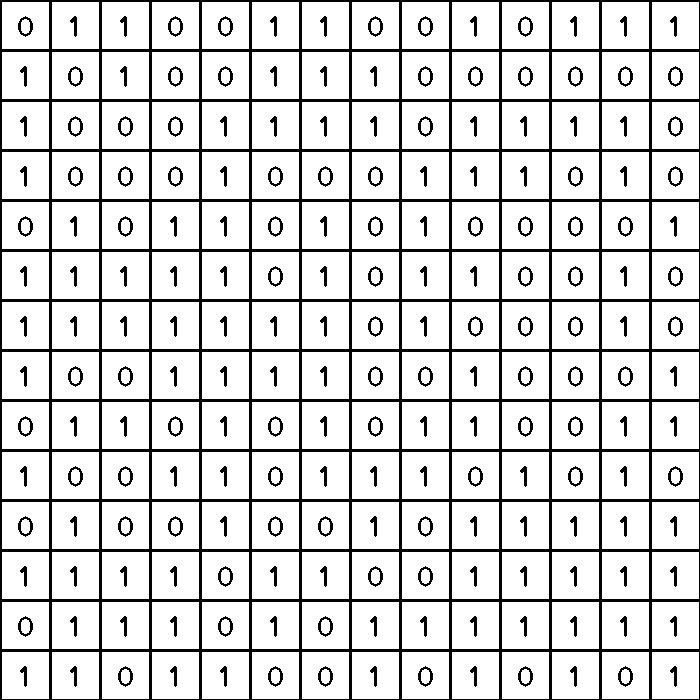
#> input picture Task_2/Experiment/task2sets/task2_img_1.jpg, 700 x 700 px; its folder holds 4 pictures in this run
$ python task2-main.py 3   (Python 2 division)
#> lines starting #> are read from the running program, lines starting #| are printed output that depends on the picture
### Task_2/Experiment/imgLib.py
# -*- coding: utf-8 -*-
"""
**************************************************************************
*                  Cross_A_Crater (e-Yantra 2016)
*                  ================================
*  This software is intended to teach image processing concepts
*
*  MODULE: Task2
*  Filename: imgLib.py
*  Version: 1.5.0
*  Date: November 21, 2016
*
*  Author: Jayant Solanki, e-Yantra Project, Department of Computer Science
*  and Engineering, Indian Institute of Technology Bombay.
*
*  Software released under Creative Commons CC BY-NC-SA
*
*  For legal information refer to:
*        http://creativecommons.org/licenses/by-nc-sa/4.0/legalcode
*
*
*  This software is made available on an “AS IS WHERE IS BASIS”.
*  Licensee/end user indemnifies and will keep e-Yantra indemnified from
*  any and all claim(s) that emanate from the use of the Software or
*  breach of the terms of this agreement.
*
*  e-Yantra - An MHRD project under National Mission on Education using
*  ICT(NMEICT)
*
**************************************************************************
"""
# Complete the both function mentioned below, and return the desired outputs
# Additionally you may add your own methods here to help both methods mentioned below
###################Do not add any external libraries#######################
from itertools import product

import cv2
import numpy as np


# detectCellVal detects the numbers/operatorsm,
# perform respective expression evaluation
# and stores them into the grid_map
# detectCellVal(img,grid_map)
# Find the number/operators, perform the calculations and store the result into the grid_map
# Return the resultant grid_map

def read_cell_from_grid(image, x, y, x_cell_size=50, y_cell_size=50, side=24):  # side cuts out the sides
    """
    Generic function used to get a cell from the image of a matrix. Also used in task1.
    """
    y_start = y * y_cell_size + side
    y_end = (y + 1) * y_cell_size - side
    x_start = x * x_cell_size + side
    x_end = (x + 1) * x_cell_size - side
    return image[y_start:y_end, x_start:x_end]


def xy_to_px(x, y):
    img_x_cell = 50
    img_y_cell = 50
    return (x - 1) * img_x_cell + 25, (y - 1) * img_y_cell + 25
    # -1 to convert from e-yantra numbering to sensible numbering convention


def draw_line(point1, point2, img):
    x1, y1 = xy_to_px(point1[0], point1[1])
    x2, y2 = xy_to_px(point2[0], point2[1])
    cv2.line(img, (x1, y1), (x2, y2), (199, 99, 27), 2)


def draw_route(route, img):
    for i in xrange(len(route) - 1):
        draw_line(route[i], route[i + 1], img)


def detectCellVal(img_gray, grid_map):
    """
       Description of function mapper:

       Detection works by checking whether the pixels at the center of each cell is black or white. Ones will
       have black pixels at the center and zeros will have white.

       Although task 1 required template matching, it is not required here as this is an
       easy (and very very fast) work around.
       """
    mapper = lambda x, y: int(np.sum(read_cell_from_grid(img_gray, y, x)) < 500)
    # 500 is found after checking np.sum values. ~ 1000 for zero and ~ 5 for 1. A middle value of 500 is used
    grid_map = np.fromfunction(np.vectorize(mapper), (14, 14), dtype=int)
    # vectorization is 10% faster than nested for (tested for 10**4 loops) although essentially it's the same
    return grid_map.tolist()


############################################################################################
# solveGrid finds the shortest path,
# between valid grid cell in the start row
# and valid grid cell in the destination row
# solveGrid(grid_map)
# Return the route_path and route_length

def generate_next(current):
    """
    Possible points to move to from current position. Made for generalising the search algorithm
    """
    x, y = current
    possible_x = xrange(max(x - 1, 0), min(x + 2, 13))  # possible x coordinates
    possible_y = xrange(max(y - 1, 0), min(y + 2, 13))  # possible y coordinates
    return product(possible_x, possible_y)  # possible cells is the cartesian product


def next_step(grid_traversed, front):
    """
    new_front is where search has reached after the step
    :param grid_traversed: Storing search info. Already searched points ..etc
    :param front: Point at where search has reached before this step
    """
    new_front = []
    for point in front:
        for next_point in generate_next(point):
            x, y = next_point
            if grid_traversed[y][x] is 1:
                grid_traversed[y][x] = point  # Storing where the front has come from for trace back
                if y == 0: return []  # If end point is reached stop all fronts. ie return no front
                new_front.append(next_point)
    return new_front


def search_from(front, grid_traversed):
    for point in front:
        x, y = point
        grid_traversed[y][x] = 0  # to avoid looping back to start point
    while len(front) > 0:
        front = next_step(grid_traversed, front)


def trace_route_back(point, grid_traversed):
    """
    Traces the route back from the point given using the grid_traversed map
    """
    x, y = point
    path = [point]
    while y != 13:
        point = grid_traversed[y][x]
        path.append(point)
        x, y = point
    return path[::-1]  # reverse to show from start to end


def solver(grid_map):
    """
    Essentially Dijkstra's algorithm. With "wavefront" starting at all possible start points.
    For such small grids with these many obstacles A* will provided very little speed up or might even slow
    it down especially if the multiple starting points are factored in.
    """
    grid_traversed = [list(row) for row in grid_map]  # Create a copy of the map
    start_points = [(x, 13) for x in xrange(14) if grid_map[13][x] is 1]

    search_from(start_points, grid_traversed)

    for col_no in xrange(14):
        if type(grid_traversed[0][col_no]) is not int:  # it will be a tuple if search has reached this point before
            route = trace_route_back((col_no, 0), grid_traversed)
            return [(x + 1, y + 1) for x, y in route], len(route) - 1  # route, route_len
            # adding 1 to x, y to follow e-yantra numbering convention

    return [], 0


def solveGrid(grid_map):
    route_path, route_length = solver(grid_map)
    return route_path, route_length
    ############################################################################################

### Task_2/Experiment/task2-main.py
# -*- coding: utf-8 -*-
"""
**************************************************************************
*                  Cross_A_Crater (e-Yantra 2016)
*                  ================================
*  This software is intended to teach image processing concepts
*
*  MODULE: Task2
*  Filename: task2-main.py
*  Version: 1.5.0
*  Date: November 21, 2016
*
*  Author: Jayant Solanki, e-Yantra Project, Department of Computer Science
*  and Engineering, Indian Institute of Technology Bombay.
*
*  Software released under Creative Commons CC BY-NC-SA
*
*  For legal information refer to:
*        http://creativecommons.org/licenses/by-nc-sa/4.0/legalcode
*
*
*  This software is made available on an “AS IS WHERE IS BASIS”.
*  Licensee/end user indemnifies and will keep e-Yantra indemnified from
*  any and all claim(s) that emanate from the use of the Software or
*  breach of the terms of this agreement.
*
*  e-Yantra - An MHRD project under National Mission on Education using
*  ICT(NMEICT)
*
**************************************************************************
"""
##################You are not allowed to add any external library here or methods in this file##################
import pickle
import sys

from imgLib import *

########################################################################################
# This file will test your getCellVal.py with different test cases
# To compile the file, on the console type
# python task2-main.py N
# where N is the total number of images to be read, strating from 1, Total 7 in your case
# At the end, you will see the results of the test cases verified.
# =============================================================
#					Task2 begins

# User providing the number of images files to be tested
############Do not delete this part of the code, you may add your own snippets here####################
N_images = int(sys.argv[1])
grid_line_x = 15
grid_line_y = 15
m = 700 / (grid_line_x - 1)
n = 700 / (grid_line_y - 1)
###Stores the route lengths detected in all the test images, maximum N route lengths only
route_length_result = [[0 for i in range(grid_line_y - 1)] for j in range(N_images)]
###Stores the route paths detected in all the tested images, maximum N route paths only
route_path_result = [[] for k in range(N_images)]
###Stores the numbers detected for all the tested images, maximum N images
grid_map_result = [[[0 for i in range(grid_line_y - 1)] for j in range(grid_line_x - 1)] for k in range(N_images)]


######################Test case verification######################
############Do not edit this part of the code####################
def testCases(grid_map_result, route_length_result):
    grid_map_solution = pickle.load(open("grid_map_solution.p", "rb"))
    route_length_solution = pickle.load(open("route_length_solution.p", "rb"))
    # route_path_solution = pickle.load( open( "route_path_solution.p", "rb" ) )
    grid_error = 0
    route_length_error = 0
    flag = 0
    for l in range(0, N_images):
        print 'Testing task2_img_', l + 1, '.jpg'
        for i in range(0, grid_line_y - 1):
            if (grid_map_solution[l][i] == grid_map_result[l][i]):
                print "Row ", i + 1, "is correct"
            else:
                print "Row ", i + 1, "is wrong"
                flag = 1
                grid_error = grid_error + 1
        if (flag == 0):
            print "Grid Cells for task2_img_", l + 1, ".jpg verified successfully, Testing for Route length"
            if (route_length_solution[l] == route_length_result[l]):
                print "Route length for task2_img_", l + 1, ".jpg is correct"
            else:
                print "Route_length for task2_img_", l + 1, ".jpg is incorrect"
                route_length_error = route_length_error + 1
        else:
            print "Grid cells' values are incorrectly identified, route length will not be verfied unless cells' values are correctly identified"
            flag = 0
    print "======================================================================="
    print "Grid Cells verification completed with ", grid_error, "errors"
    print "Route length verification completed with ", route_length_error, "errors"
    if (route_length_error == 0 and grid_error == 0 and N_images >= 7):
        print "Test passed successfully. \n You can upload your submissions now. Good Luck"


######################end of method###############################
#######################Test images are passed here##########################
for k in range(1, N_images + 1):
    grid_map = [[0 for i in range(grid_line_y - 1)] for j in range(grid_line_x - 1)]
    imgpath = 'task2sets/task2_img_' + str(k) + '.jpg'
    route_length = 0  # stores the length of the valid route found in the image
    route_path = []  # stores the valid route_path found in the image
    img_rgb = cv2.imread(imgpath)
#> img_rgb is the input picture: shape (700, 700, 3); min 0, max 255, mean 215.8
    img_gray = cv2.cvtColor(img_rgb, cv2.COLOR_BGR2GRAY)
    # calling detectCellVal method to identify numbers in the grid cells and storing those in the grid_map array
    grid_map = detectCellVal(img_gray, grid_map)
#> grid_map = 14 items
    # calling solveGrid method to create a route betwwen the start row and the destination row, returning the route as route_path and length of the route as route_length
    route_path, route_length = solveGrid(grid_map)
#> in solver, `start_points = [(x, 13) for x in xrange(14) if grid_map[13][x] is 1]`: start_points = [(0, 13), (1, 13), (3, 13), (4, 13), (7, 13), (9, 13), (11, 13), (13, 13)]
#> the loop in search_from, `for point in front:` made 8 passes
#> (point, x) on passes 1 to 8: ((0, 13), 0), ((1, 13), 1), ((3, 13), 3), ((4, 13), 4), ((7, 13), 7), ((9, 13), 9), ((11, 13), 11), ((13, 13), 13)
#> after the loop in search_from, `for point in front:`: grid_traversed = 14 items
#> the loop in search_from, `while len(front) > 0:` made 13 passes
#> front on passes 5, 6, 9, 10, 11, 12: [(1, 8), (2, 8), (4, 8), (6, 8), (8, 8), (9, 8), (12, 8)], [(0, 7), (3, 7), (4, 7), (5, 7), (6, 7), (9, 7)], [(1, 4), (3, 4), (4, 4), (6, 4), (8, 4)], [(0, 3), (4, 3), (8, 3), (9, 3)], [(0, 2), (4, 2), (5, 2), (7, 2), (9, 2), (10, 2), (10, 3)], [(0, 1), (5, 1), (6, 1), (6, 2), (7, 1), (11, 2)]
#> after the loop in search_from, `while len(front) > 0:`: front = []
#> in solveGrid, `route_path, route_length = solver(grid_map)`: route_path = [(1, 14), (2, 13), (1, 12), (2, 11), (1, 10), (2, 9), (1, 8), (1, 7), (1, 6), (2, 5), (1, 4), (1, 3), (1, 2), (2, 1)]; route_length = 13
#> route_length = 13
    grid_map_result[k - 1] = grid_map
    route_length_result[k - 1] = route_length
    route_path_result[k - 1] = route_path
    # printing the grid_map
    print grid_map
#> (printed output is left out)
    # printing the results of the route detected in the image
    if (route_length == 0):
        print "No path found"
    else:
        print " route length", route_length
#|  route length 13
        print " route path", route_path
#|  route path [(1, 14), (2, 13), (1, 12), (2, 11), (1, 10), (2, 9), (1, 8), (1, 7), (1, 6), (2, 5), (1, 4), (1, 3), (1, 2), (2, 1)]

    # draw the route path found on the image, similar to what is shown in the Task description pdf
    ########################Insert your code snippet here for drawing the route path on the image#####
    draw_route(route_path, img_rgb)
#> the loop in draw_route, `for i in xrange(len(route) - 1):` made 13 passes
#> (x1 in draw_line, y1 in draw_line, x2 in draw_line, y2 in draw_line) on passes 1 to 12: (25, 675, 75, 625), (75, 625, 25, 575), (25, 575, 75, 525), (75, 525, 25, 475), (25, 475, 75, 425), (75, 425, 25, 375), (25, 375, 25, 325), (25, 325, 25, 275), (25, 275, 75, 225), (75, 225, 25, 175), (25, 175, 25, 125), (25, 125, 25, 75)
    ###############################your code snippet ends#############################################
    cv2.imshow('task2_img_' + str(k), img_rgb)
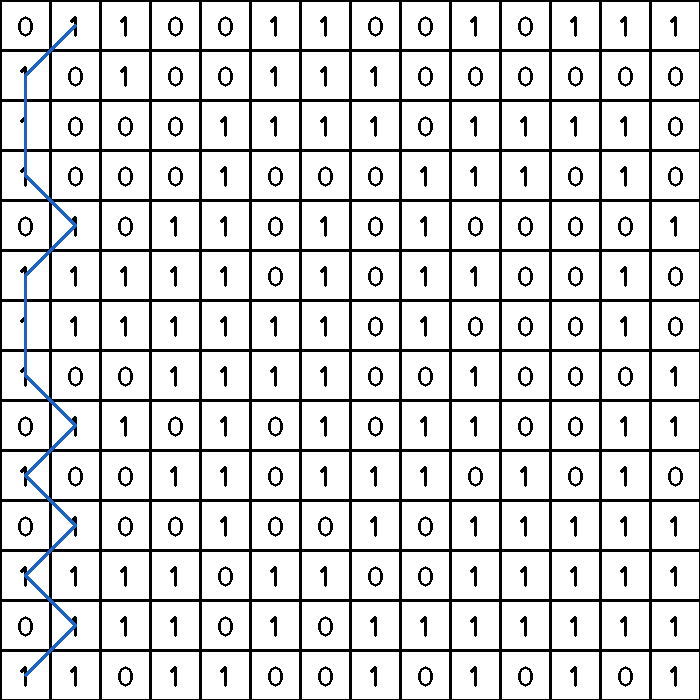
#> window 'task2_img_1': shape (700, 700, 3); mean B, G, R 215.8, 215.2, 214.8
    cv2.imwrite('outputs/task2_img_' + str(k) + '.jpg', img_rgb)
    cv2.waitKey()  # press escape to continue
#> pass 2 of the loop `for k in range(1, N_images + 1):`:
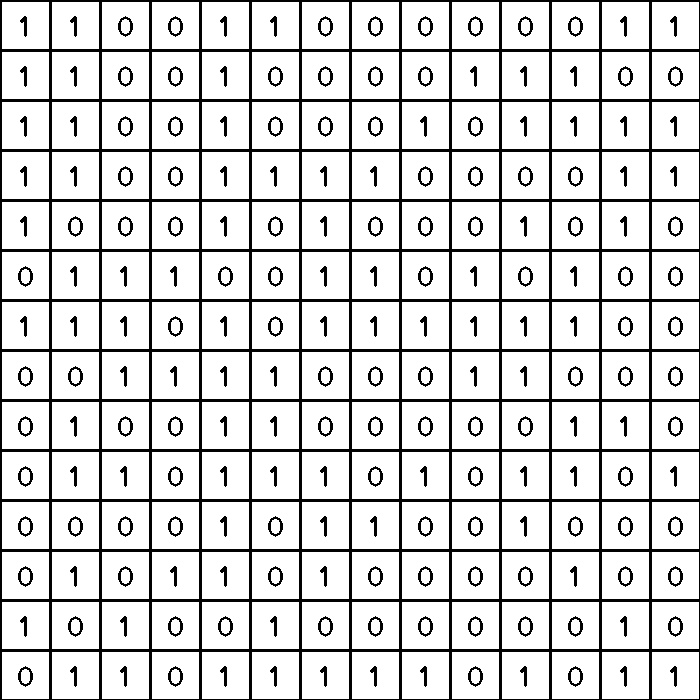
#> input picture Task_2/Experiment/task2sets/task2_img_2.jpg, 700 x 700 px
#> img_rgb is the input picture: shape (700, 700, 3); min 0, max 255, mean 215.4
#> the loop in search_from (call 2), `for point in front:` made 10 passes
#> (point, x) on passes 1 to 8: ((1, 13), 1), ((2, 13), 2), ((4, 13), 4), ((5, 13), 5), ((6, 13), 6), ((7, 13), 7), ((8, 13), 8), ((10, 13), 10)
#> the loop in search_from (call 2), `while len(front) > 0:` made 13 passes
#> front on passes 1 to 6: [(0, 12), (2, 12), (5, 12), (12, 12)], [(1, 11), (3, 11), (4, 11), (6, 11), (11, 11)], [(4, 10), (6, 10), (7, 10), (10, 10)], [(4, 9), (5, 9), (6, 9), (8, 9), (10, 9), (11, 9)], [(4, 8), (5, 8), (11, 8), (12, 8)], [(3, 7), (4, 7), (5, 7), (10, 7)]
#> `route_path, route_length = solveGrid(grid_map)`: route_path = [(2, 14), (3, 13), (4, 12), (5, 11), (5, 10), (5, 9), (4, 8), (3, 7), (2, 6), (1, 5), (1, 4), (1, 3), (1, 2), (1, 1)]
#> (printed output is left out)
#|  route length 13
#|  route path [(2, 14), (3, 13), (4, 12), (5, 11), (5, 10), (5, 9), (4, 8), (3, 7), (2, 6), (1, 5), (1, 4), (1, 3), (1, 2), (1, 1)]
#> the loop in draw_route (call 2), `for i in xrange(len(route) - 1):` made 13 passes
#> (x1 in draw_line, y1 in draw_line, x2 in draw_line, y2 in draw_line) on passes 1 to 8: (75, 675, 125, 625), (125, 625, 175, 575), (175, 575, 225, 525), (225, 525, 225, 475), (225, 475, 225, 425), (225, 425, 175, 375), (175, 375, 125, 325), (125, 325, 75, 275)
#> `cv2.imshow('task2_img_' + str(k), img_rgb)`:
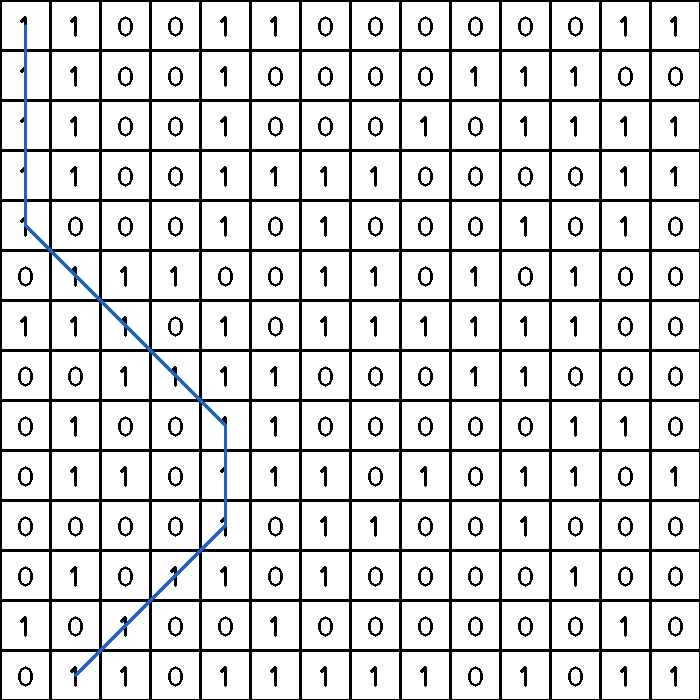
#> window 'task2_img_2': shape (700, 700, 3); mean B, G, R 215.4, 214.9, 214.5
#> pass 3 of the loop `for k in range(1, N_images + 1):`:
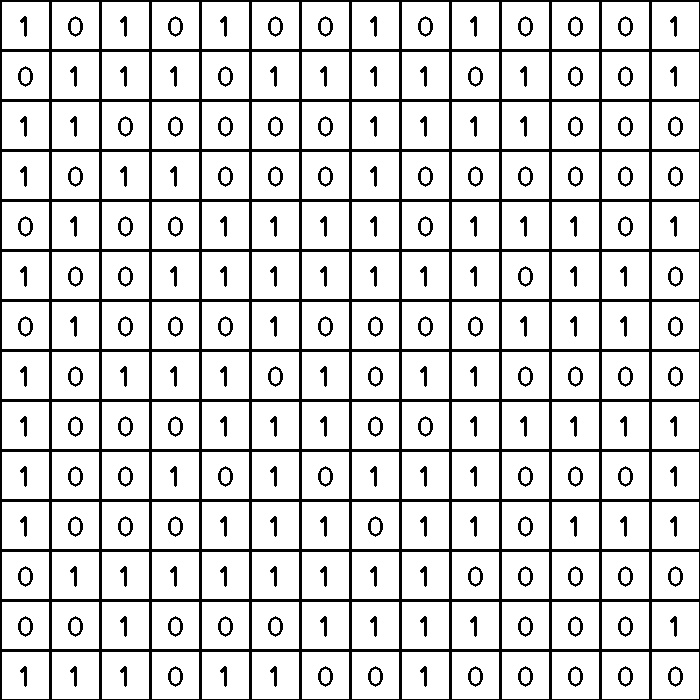
#> input picture Task_2/Experiment/task2sets/task2_img_3.jpg, 700 x 700 px
#> img_rgb is the input picture: shape (700, 700, 3); min 0, max 255, mean 215.5
#> (printed output is left out)
#|  route length 13
#|  route path [(2, 14), (3, 13), (2, 12), (1, 11), (1, 10), (1, 9), (1, 8), (2, 7), (1, 6), (2, 5), (1, 4), (1, 3), (2, 2), (1, 1)]
#> `cv2.imshow('task2_img_' + str(k), img_rgb)`:
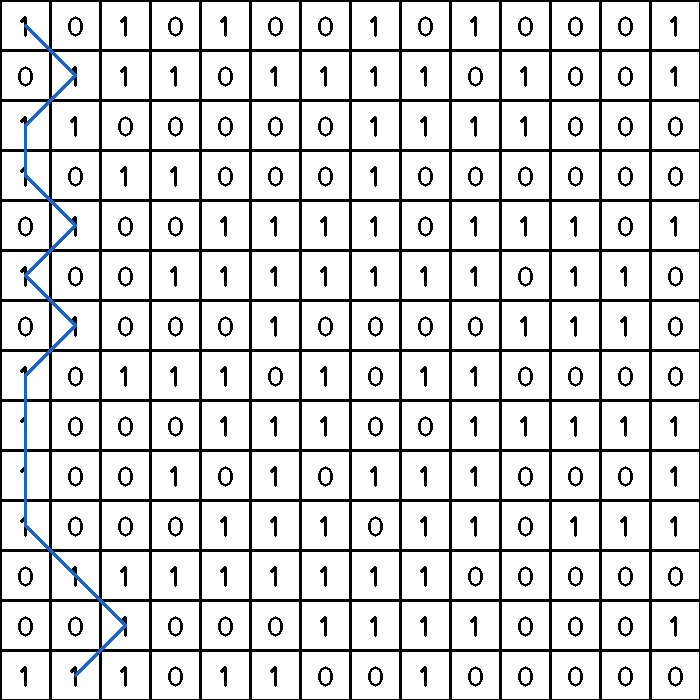
#> window 'task2_img_3': shape (700, 700, 3); mean B, G, R 215.5, 215, 214.5
########################Test Cases are verified here, do not edit this code#########################
print "<--------------Starting Test Cases verification-------------->"
testCases(grid_map_result, route_length_result)
#> (reads Task_2/Experiment/grid_map_solution.p from the repository)
#> (reads Task_2/Experiment/route_length_solution.p from the repository)
#| Grid Cells verification completed with  0 errors
#| Route length verification completed with  0 errors
# =============================================================
# Your Task2 ends here
